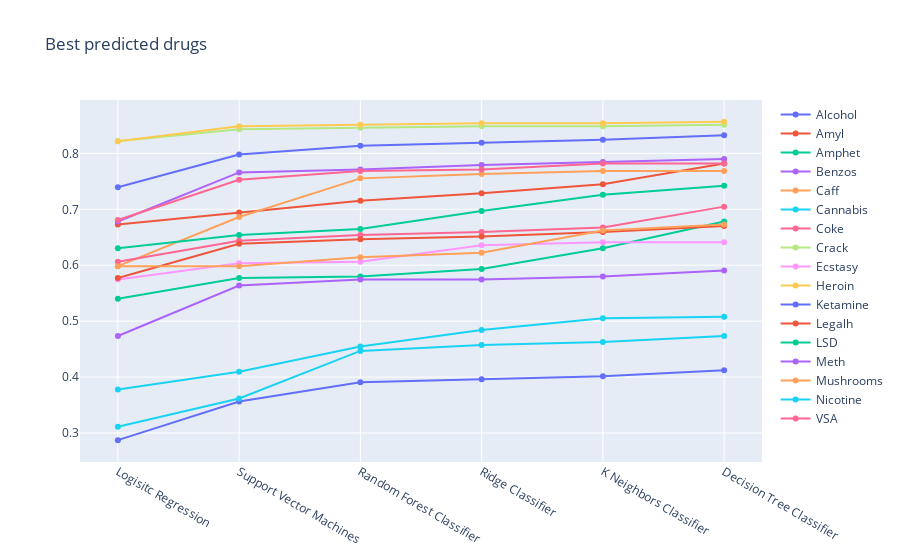

Here is the notebook cell this chart was saved with:
### Code cell
fig = go.Figure()

for drug in drugs:
    fig.add_trace(go.Scatter(
    x=list(models.keys()),
    y=df_plotsT[drug].sort_values(),
    name=drug,
    ))
fig.update_layout(title='Best predicted drugs')
fig.show()

### Figure 1 — Plotly figure (JSON) as saved in the notebook; plotly's stock layout.template omitted (floating-point values rounded to 4 significant figures)
{"data": [{"name": "Alcohol", "type": "scatter", "x": ["Logisitc Regression", "Support Vector Machines", "Random Forest Classifier", "Ridge Classifier", "K Neighbors Classifier", "Decision Tree Classifier"], "y": [0.2872, 0.3564, 0.391, 0.3963, 0.4016, 0.4122]}, {"name": "Amyl", "type": "scatter", "x": ["Logisitc Regression", "Support Vector Machines", "Random Forest Classifier", "Ridge Classifier", "K Neighbors Classifier", "Decision Tree Classifier"], "y": [0.6729, 0.6941, 0.7154, 0.7287, 0.7447, 0.7819]}, {"name": "Amphet", "type": "scatter", "x": ["Logisitc Regression", "Support Vector Machines", "Random Forest Classifier", "Ridge Classifier", "K Neighbors Classifier", "Decision Tree Classifier"], "y": [0.5399, 0.5771, 0.5798, 0.5931, 0.6303, 0.6782]}, {"name": "Benzos", "type": "scatter", "x": ["Logisitc Regression", "Support Vector Machines", "Random Forest Classifier", "Ridge Classifier", "K Neighbors Classifier", "Decision Tree Classifier"], "y": [0.4734, 0.5638, 0.5745, 0.5745, 0.5798, 0.5904]}, {"name": "Caff", "type": "scatter", "x": ["Logisitc Regression", "Support Vector Machines", "Random Forest Classifier", "Ridge Classifier", "K Neighbors Classifier", "Decision Tree Classifier"], "y": [0.5984, 0.6862, 0.7553, 0.7633, 0.7686, 0.7686]}, {"name": "Cannabis", "type": "scatter", "x": ["Logisitc Regression", "Support Vector Machines", "Random Forest Classifier", "Ridge Classifier", "K Neighbors Classifier", "Decision Tree Classifier"], "y": [0.3777, 0.4096, 0.4548, 0.484, 0.5053, 0.508]}, {"name": "Coke", "type": "scatter", "x": ["Logisitc Regression", "Support Vector Machines", "Random Forest Classifier", "Ridge Classifier", "K Neighbors Classifier", "Decision Tree Classifier"], "y": [0.6064, 0.6436, 0.6543, 0.6596, 0.6676, 0.7048]}, {"name": "Crack", "type": "scatter", "x": ["Logisitc Regression", "Support Vector Machines", "Random Forest Classifier", "Ridge Classifier", "K Neighbors Classifier", "Decision Tree Classifier"], "y": [0.8218, 0.8431, 0.8457, 0.8484, 0.8484, 0.8511]}, {"name": "Ecstasy", "type": "scatter", "x": ["Logisitc Regression", "Support Vector Machines", "Random Forest Classifier", "Ridge Classifier", "K Neighbors Classifier", "Decision Tree Classifier"], "y": [0.5745, 0.6037, 0.6064, 0.6356, 0.641, 0.641]}, {"name": "Heroin", "type": "scatter", "x": ["Logisitc Regression", "Support Vector Machines", "Random Forest Classifier", "Ridge Classifier", "K Neighbors Classifier", "Decision Tree Classifier"], "y": [0.8218, 0.8484, 0.8511, 0.8537, 0.8537, 0.8564]}, {"name": "Ketamine", "type": "scatter", "x": ["Logisitc Regression", "Support Vector Machines", "Random Forest Classifier", "Ridge Classifier", "K Neighbors Classifier", "Decision Tree Classifier"], "y": [0.7394, 0.7979, 0.8138, 0.8191, 0.8245, 0.8324]}, {"name": "Legalh", "type": "scatter", "x": ["Logisitc Regression", "Support Vector Machines", "Random Forest Classifier", "Ridge Classifier", "K Neighbors Classifier", "Decision Tree Classifier"], "y": [0.5771, 0.6383, 0.6463, 0.6516, 0.6596, 0.6702]}, {"name": "LSD", "type": "scatter", "x": ["Logisitc Regression", "Support Vector Machines", "Random Forest Classifier", "Ridge Classifier", "K Neighbors Classifier", "Decision Tree Classifier"], "y": [0.6303, 0.6543, 0.6649, 0.6968, 0.7261, 0.742]}, {"name": "Meth", "type": "scatter", "x": ["Logisitc Regression", "Support Vector Machines", "Random Forest Classifier", "Ridge Classifier", "K Neighbors Classifier", "Decision Tree Classifier"], "y": [0.6782, 0.766, 0.7713, 0.7793, 0.7846, 0.7899]}, {"name": "Mushrooms", "type": "scatter", "x": ["Logisitc Regression", "Support Vector Machines", "Random Forest Classifier", "Ridge Classifier", "K Neighbors Classifier", "Decision Tree Classifier"], "y": [0.5984, 0.5984, 0.6144, 0.6223, 0.6622, 0.6729]}, {"name": "Nicotine", "type": "scatter", "x": ["Logisitc Regression", "Support Vector Machines", "Random Forest Classifier", "Ridge Classifier", "K Neighbors Classifier", "Decision Tree Classifier"], "y": [0.3112, 0.3617, 0.4468, 0.4574, 0.4628, 0.4734]}, {"name": "VSA", "type": "scatter", "x": ["Logisitc Regression", "Support Vector Machines", "Random Forest Classifier", "Ridge Classifier", "K Neighbors Classifier", "Decision Tree Classifier"], "y": [0.6809, 0.7527, 0.7686, 0.7713, 0.7819, 0.7819]}], "layout": {"title": {"text": "Best predicted drugs"}}}
